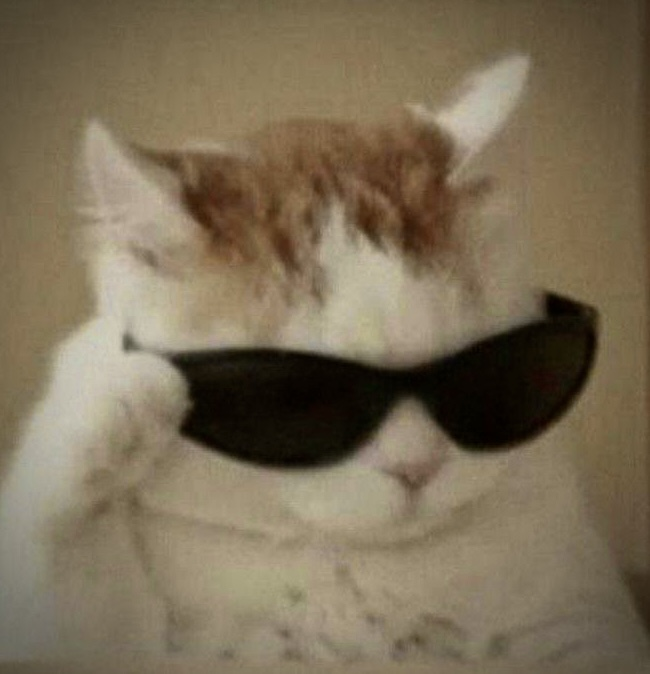
#> input picture pfp.jpg, 650 x 674 px
$ python test2.py
#> lines starting #> are read from the running program, lines starting #| are printed output that depends on the picture
### encryption.py
from compress import keySum, keys, compress, decompress
import numpy as np

keyArray = []


def dictKey(key):
  return {value: index for index, value in enumerate(key)}


for i in keySum:
  for j in keys:
    keyArray.append(i + j)
    keyArray.append(i - j)
keyArray = np.array(list(set(keyArray)))
keylen = keyArray.shape[0]


# [4 lines left out: function genKey, not called in this run]


def addSalt(data):
  byteData = bytearray(data)
  result = []

  for i in range(0, len(byteData)):
    result.append(byteData[i])
    result.append(np.random.random_integers(0, 255))

  return bytes(result)


# [5 lines left out: function removeSalt, not called in this run]


def encrypt(data, key):
  data = addSalt(data)
  data, seqdata, length = compress(data)
  result = []
  keySize = len(key)
  dictKeyArray = dictKey(keyArray)

  indicies = [(dictKeyArray[b]+offset) %
              keySize for offset, b in enumerate(data)]

  result = key[indicies]
  return result, seqdata, length


# [13 lines left out: function decrypt, not called in this run]

### compress.py
from itertools import combinations

keys = [2**i for i in range(0, 16)]

keyPeer = list(combinations(keys, 2))
keySum = [i+j for i, j in keyPeer]


def findPeer(x):
  return keyPeer[keySum.index(x)]


def findFromKey(x):
  return keys.index(x)


def fourbitArray(x):
  x = bytearray(x)
  result = []
  fourbitMask = 0b1111

  for i in x:
    result.append(i >> 4)
    result.append(i & fourbitMask)
  return result


# [6 lines left out: function fromFourbitArray, not called in this run]


def compress(x):
  x = fourbitArray(x)
  x.extend([0 for _ in range((3-(len(x) % 3)) % 3)])

  data = []
  seqdata = []
  for i in range(2, len(x), 3):
    A = x[i-2]
    B = x[i-1]
    C = x[i]

    comseq = True
    abseq = True

    if A == B:
      comseq = False
      B = (B+1) % 16
    else:
      abseq = (A < B)

    A = keys[A]
    B = keys[B]
    C = keys[C]

    S = A+B+C
    Z = A+B-C

    seqdata.append((comseq, abseq))
    data.append(S)
    data.append(Z)

  return data, seqdata, len(x)


# [28 lines left out: function decompress, not called in this run]

### test2.py
from PIL import Image
import numpy as np
from encryption import encrypt, keylen

key = np.arange(0, keylen) * (65535 / keylen)

image = np.array(Image.open("pfp.jpg"))
#> image is the input picture: shape (674, 650, 3); mean R, G, B 123, 109.4, 85.8


shape = image.shape
#> shape = (674, 650, 3)
image = image.flatten()
imglen = image.size
#> imglen = 1314300


def encryptImage(image):
  data, _, _ = encrypt(image, key)
#> after the loop in addSalt, `for i in range(0, len(byteData)):`: result = 2628600 items
#> in encrypt, `data, seqdata, length = compress(data)`: data = 3504800 items; seqdata = 1752400 items; length = 5257200
#> in encrypt, `indicies = [(dictKeyArray[b]+offset) % keySize for offset, b in enumer..`: indicies = 3504800 items
  encryptedImage = ((data[:imglen] / 65535)*255)
  encryptedImage = Image.fromarray(
      encryptedImage.reshape(shape).astype("uint8"))
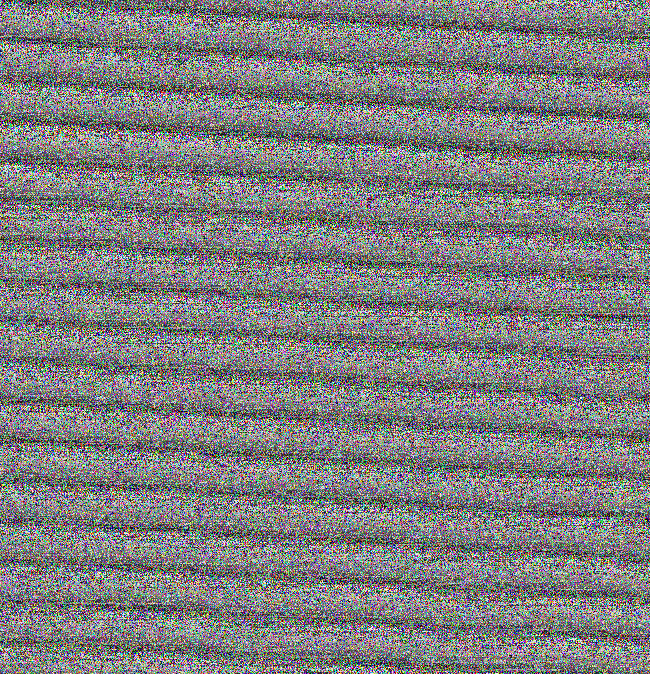
#> encryptedImage: PIL image 650x674 RGB; mean R, G, B 126.9, 126.8, 126.9

  return encryptedImage


encryptedImages = [encryptImage(image) for _ in range(0, 4)]
#> in encryptImage (call 2), `encryptedImage = Image.fromarray( encryptedImage.reshape(shape).astype..`:
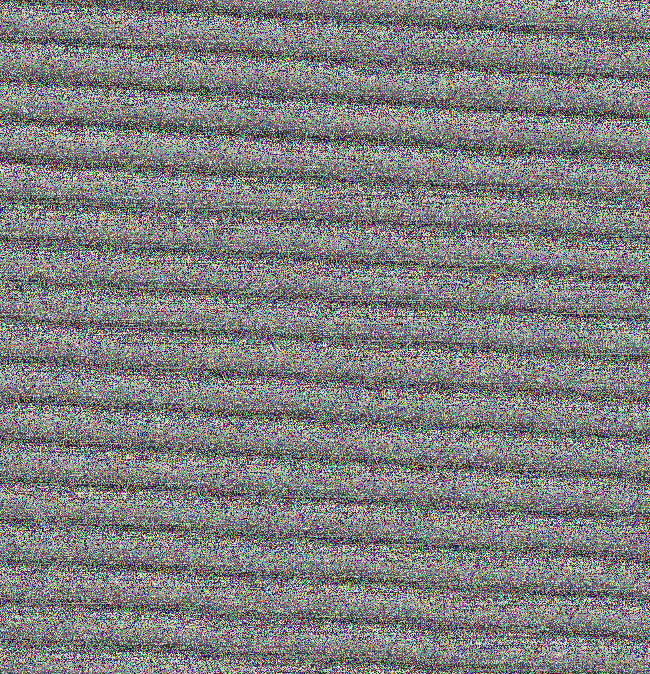
#> encryptedImage: PIL image 650x674 RGB; mean R, G, B 126.9, 127.1, 127.1
#> in encryptImage (call 3), `encryptedImage = Image.fromarray( encryptedImage.reshape(shape).astype..`:
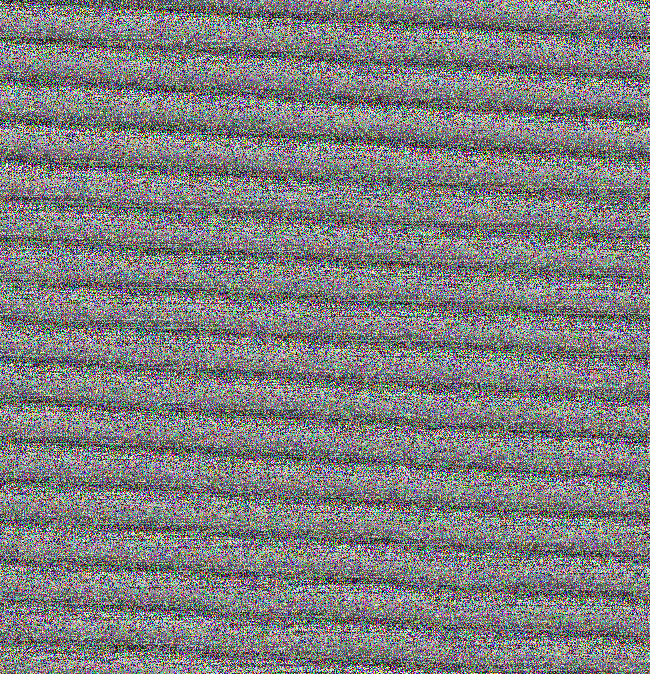
#> encryptedImage: PIL image 650x674 RGB; mean R, G, B 126.9, 126.9, 127
#> in encryptImage (call 4), `encryptedImage = Image.fromarray( encryptedImage.reshape(shape).astype..`:
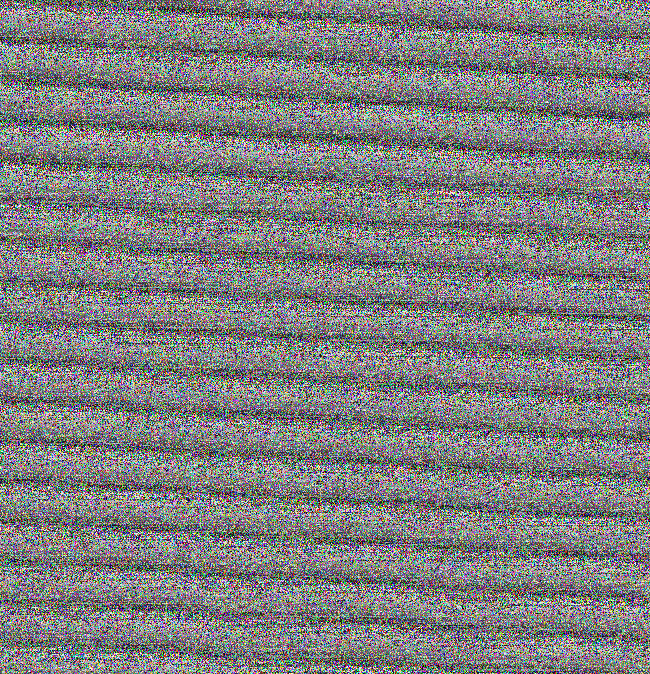
#> encryptedImage: PIL image 650x674 RGB; mean R, G, B 126.7, 126.9, 126.8
#> encryptedImages = 4 items


for i in range(0, len(encryptedImages)):
  encryptedImages[i].save(f"without-key{i}.png")
#> this loop made 4 passes
